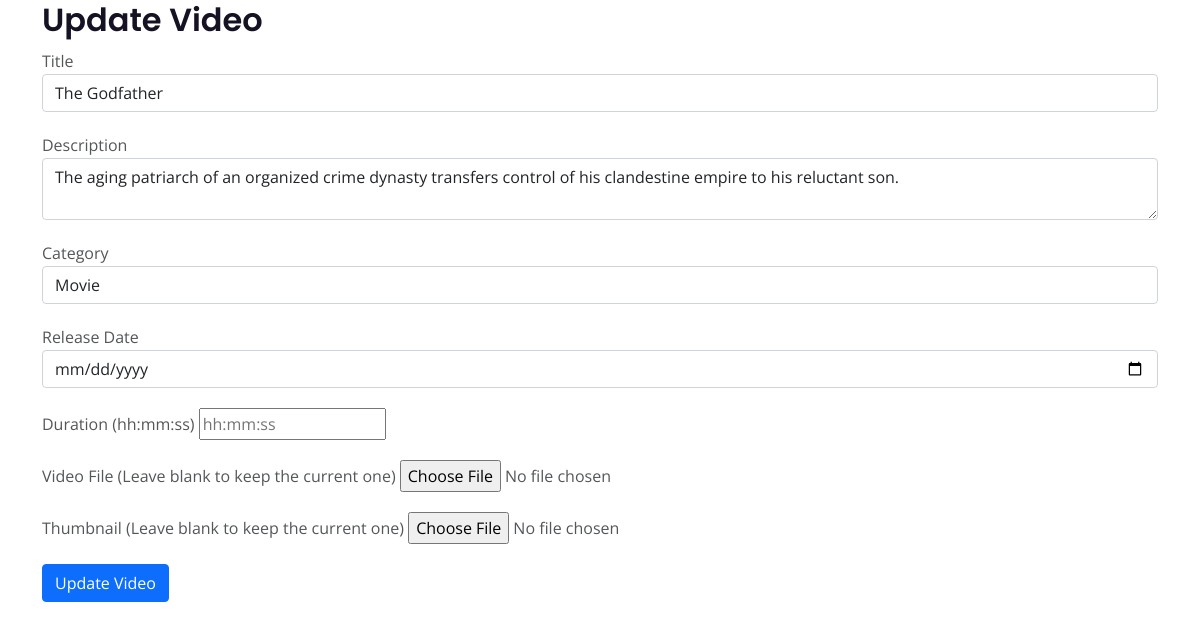
The page /videos/videos/update/the-godfather/ (signed in) on the database its author committed.
### videos/models.py (models this page shows, shortened)
class Video(models.Model):
    title = models.CharField(max_length=255)
    description = models.TextField()
    video_file = models.FileField(upload_to='videos/' , max_length=1000)
    thumbnail = models.ImageField(upload_to='thumbnails/')
    release_date = models.DateField()
    duration = models.DurationField()
    category = models.ForeignKey(Category, on_delete=models.CASCADE, related_name='videos')
    created_at = models.DateTimeField(auto_now_add=True)
    slug = models.SlugField(unique=True, max_length=255)
    watch_count = models.PositiveIntegerField(default=0)
    user = models.ForeignKey(settings.AUTH_USER_MODEL, on_delete=models.CASCADE, related_name='videos')
    class Meta:
        abstract = False

class Category(models.Model):
    name = models.CharField(max_length=100)
    slug = models.SlugField(unique=True)

### videos/views.py (the view)
# urls.py: path('videos/update/<slug:slug>/', views.update_video, name='update_video'),
def update_video(request, slug):
    video = get_object_or_404(Video, slug=slug)
    if request.user != video.user:
        messages.error(request, 'You are not authorized to edit this video.')
        return redirect('video_details', slug=video.slug)
    if request.method == 'POST':
        title = request.POST.get('title')
        description = request.POST.get('description')
        video_file = request.FILES.get('video_file')
        thumbnail = request.FILES.get('thumbnail')
        release_date = request.POST.get('release_date')
        duration_str = request.POST.get('duration')
        category_id = request.POST.get('category')
        if not all([title, description, release_date, duration_str, category_id]):
            messages.error(request, 'All fields except video and thumbnail are required.')
            return render(request, 'videos/update-video.html', {'video': video, 'categories': Category.objects.all()})
        try:
            category = Category.objects.get(id=category_id)
        except Category.DoesNotExist:
            messages.error(request, 'Invalid category selected.')
            return render(request, 'videos/update-video.html', {'video': video, 'categories': Category.objects.all()})
        try:
            duration_parts = duration_str.split(':')
            if len(duration_parts) != 3:
                raise ValueError("Invalid duration format")
            hours, minutes, seconds = map(int, duration_parts)
            duration = timedelta(hours=hours, minutes=minutes, seconds=seconds)
        except ValueError:
            messages.error(request, 'Invalid duration format. Use hh:mm:ss.')
            return render(request, 'videos/update-video.html', {'video': video, 'categories': Category.objects.all()})
        video.title = title
        video.description = description
        video.release_date = release_date
        video.duration = duration
        video.category = category
        if video_file:
            video.video_file = video_file
        if thumbnail:
            video.thumbnail = thumbnail
        try:
            video.save()
            messages.success(request, 'Video updated successfully!')
            return redirect('video_details', slug=video.slug)
        except Exception as e:
            messages.error(request, f'Error updating video: {e}')
            return render(request, 'videos/update-video.html', {'video': video, 'categories': Category.objects.all()})
    else:
        categories = Category.objects.all()
        return render(request, 'videos/update-video.html', {'video': video, 'categories': categories})

### templates/videos/update-video.html (shortened to what this page needs)
{% extends 'base.html' %}
{% block content %}
<div class="container">
    <h2>Update Video</h2>
    <form method="post" enctype="multipart/form-data">
        <div class="form-group">
            <label for="title">Title</label>
            <input type="text" id="title" name="title" value="{{ video.title }}" class="form-control" required>
        </div>
        <div class="form-group">
            <label for="description">Description</label>
            <textarea id="description" name="description" class="form-control" required>{{ video.description }}</textarea>
        </div>
        <div class="form-group">
            <label for="category">Category</label>
            <select id="category" name="category" class="form-control" required>
                {% for category in categories %}
                <option value="{{ category.id }}" {% if category == video.category %}selected{% endif %}>{{ category.name }}</option>
                {% endfor %}
            </select>
        </div>
        <div class="form-group">
            <label for="release_date">Release Date</label>
            <input type="date" id="release_date" name="release_date" value="{{ video.release_date }}" class="form-control" required>
        </div>
        <div class="form-group">
            <label for="duration">Duration (hh:mm:ss)</label>
            <input type="text" name="duration" pattern="\d{1,2}:\d{2}:\d{2}" placeholder="hh:mm:ss" required>
        </div>
        <div class="form-group">
            <label for="video_file">Video File (Leave blank to keep the current one)</label>
            <input type="file" id="video_file" name="video_file" class="form-control-file">
        </div>
        <div class="form-group">
            <label for="thumbnail">Thumbnail (Leave blank to keep the current one)</label>
            <input type="file" id="thumbnail" name="thumbnail" class="form-control-file">
        </div>
        <button type="submit" class="btn btn-primary">Update Video</button>
    </form>
</div>
{% endblock content %}

### static/css/styles.css (style rules this page uses)
body, html { width: 100%; height: 100%; }
h2 { color: #161223; font-weight: 600; font-size: 2rem; line-height: 2.5rem; font-family: "Poppins" }
.form-group { position: relative; margin-bottom: 1.25rem; }
@media (min-width: 1200px) { .container { max-width: 1140px; } }

### rows shown on the page
Video: title "The Godfather", description "The aging patriarch of an organized crime dynasty transfers control of his clandestine empire to his reluctant son.", category "Movie"
